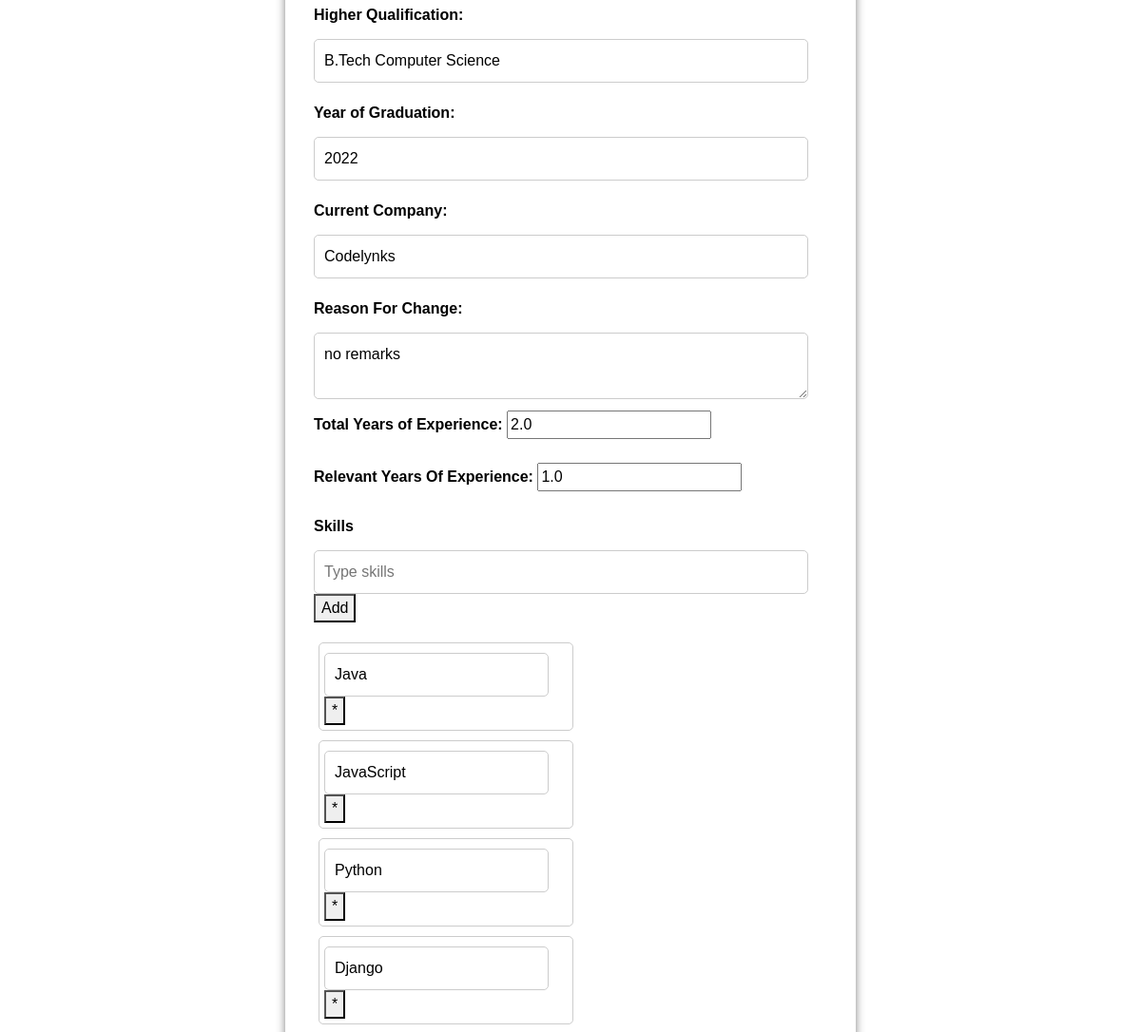
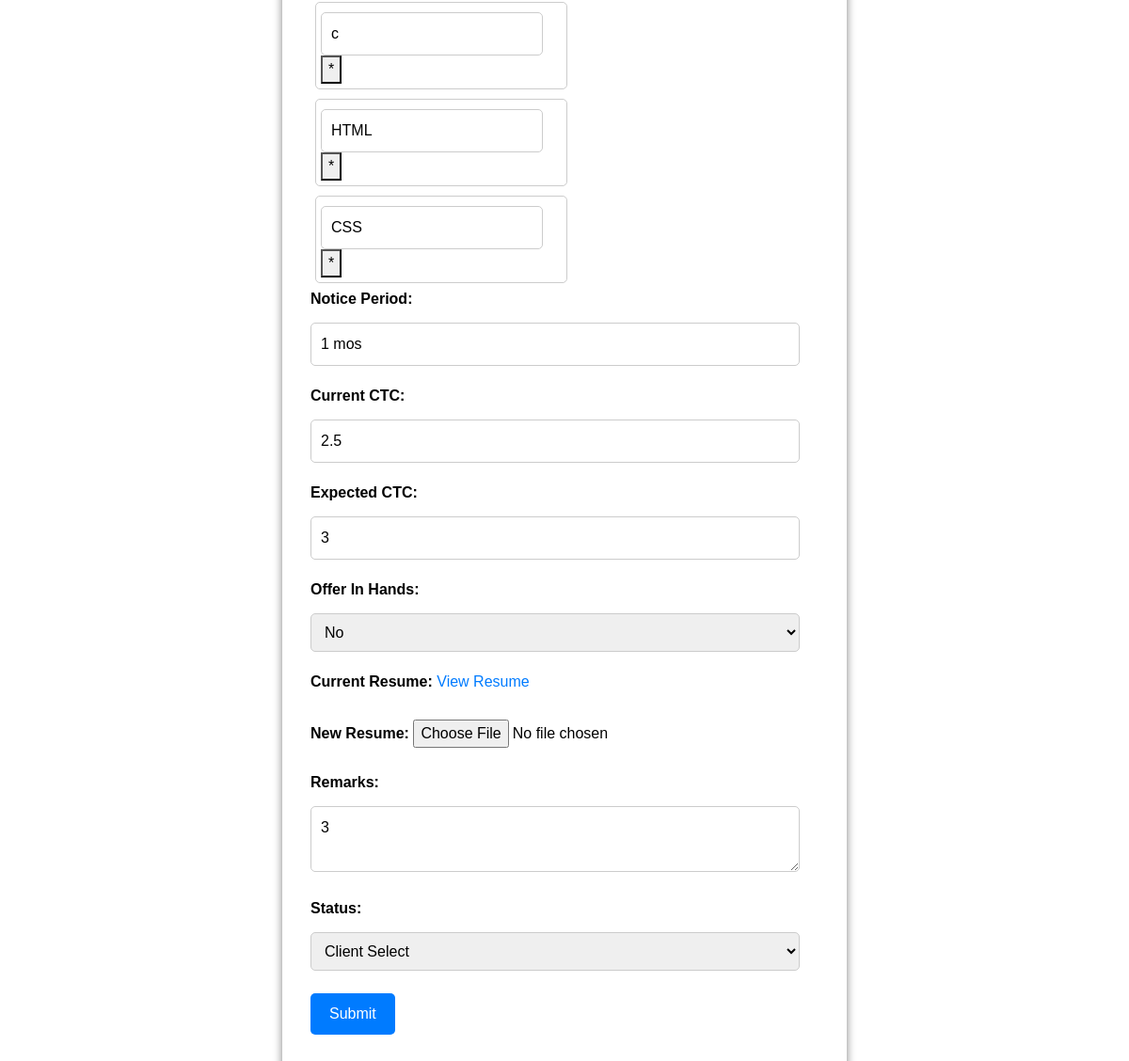
/update/5/ (signed in, lower part), run on an earlier commit of the app's database (2 pictures, top to bottom).
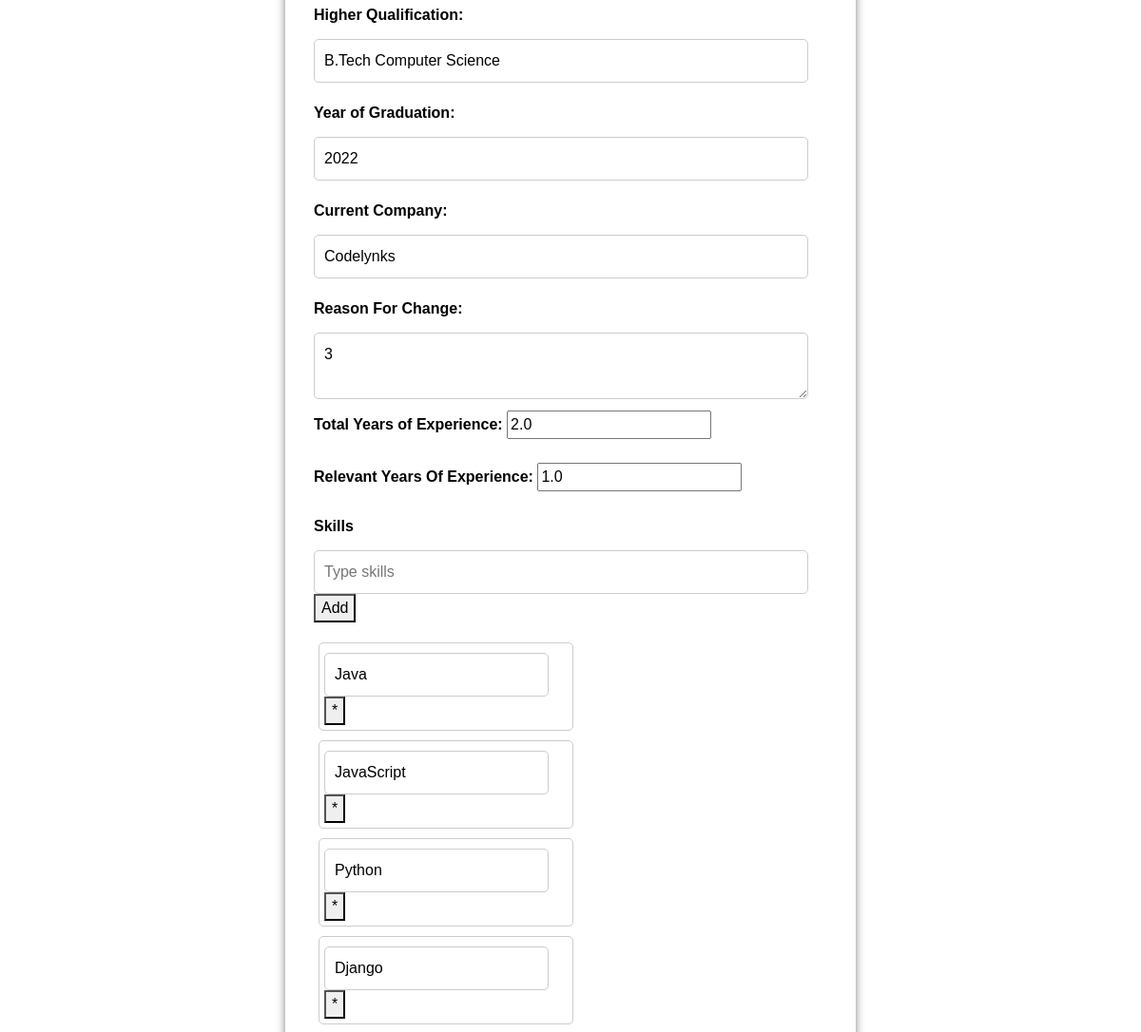
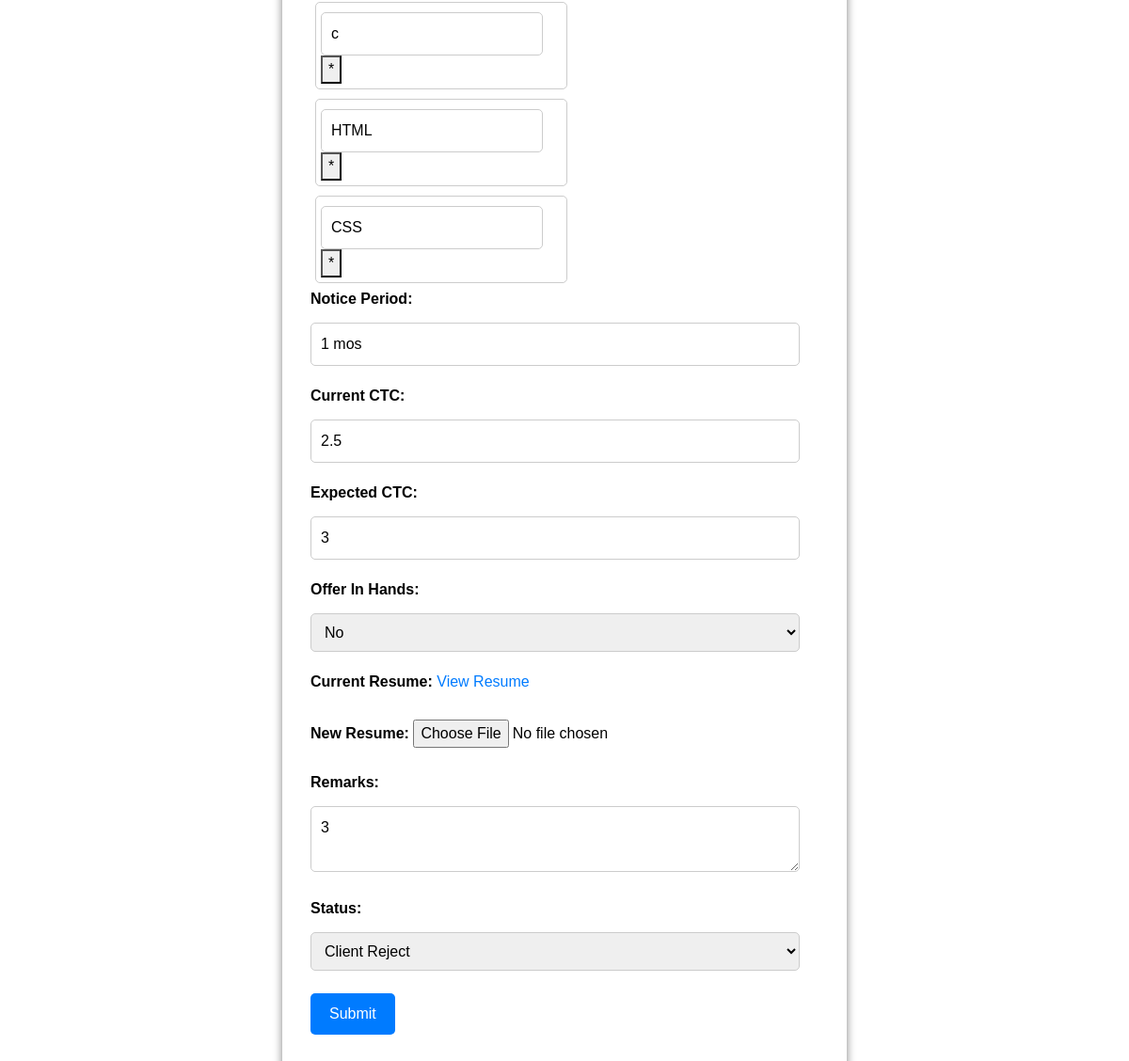
And on a later commit of the database (2 pictures, top to bottom).
### candidate_app/models.py (models this page shows, shortened)
class Candidate(models.Model):
    user = models.ForeignKey(CustomUser, on_delete=models.CASCADE)
    email = models.EmailField(unique=True)
    phone = models.CharField(max_length=15)
    client_name = models.CharField(max_length=15)
    first_name = models.CharField(max_length=150, null=True)
    last_name = models.CharField(max_length=150)
    mode_of_work = models.CharField(max_length=150, default='full_time',null=True)
    gender = models.CharField(max_length=50, default='unknown', null=True,blank=True)
    college = models.CharField(max_length=50, null=True,blank=True)
    graduation_year= models.CharField(max_length=50, null=True,blank=True)
    qualification = models.TextField(null=True,blank=True)
    skills = models.ManyToManyField(Skill)
    experience = models.FloatField(null=True, blank=True)
    relevent_experience = models.FloatField(null=True, blank=True)
    designation = models.CharField(max_length=50, null=True,blank=True)
    expected_ctc = models.CharField(max_length=50, null=True,blank=True)
    current_ctc = models.CharField(max_length=50, null=True,blank=True)
    offer_in_hands = models.CharField(max_length=50,default=None, null=True,blank=True)
    offer_details= models.CharField(max_length=50,default=None, null=True,blank=True)     ###  hidden box
    notice_period = models.CharField(max_length=50, null=True,blank=True)
    current_company = models.CharField(max_length=100, null=True,blank=True)
    reason_for_change = models.CharField(max_length=2000, null=True,blank=True)          ###  hidden
    location = models.CharField(max_length=50, null=True,blank=True)
    resume = models.FileField(upload_to='resume/',max_length=200,blank=True,null=True)
    remarks = models.TextField(null=True,blank=True)
    updated_by = models.CharField(max_length=50, null=True,blank=True)
    updated_on = models.DateTimeField(auto_now=True, null=True)
    screening_time = models.CharField(max_length=100, null=True,blank=True)
    recruiter = models.CharField(max_length=50, null=True,blank=True)
    status = models.CharField(max_length=100, null=True,blank=True)
    rejection_reason = models.CharField(max_length=100, null=True,blank=True)         ### hidden
    additional_status = models.CharField(max_length=100, null=True,blank=True)
    rejection_reason_for_r1_r4 = models.CharField(max_length=100, null=True,blank=True)        ## hidden
    offer = models.CharField(max_length=100, null=True,blank=True)
    offer_reject_reason = models.CharField(max_length=100, null=True,blank=True)
    class Meta:
        ordering = ["-updated_on"]

### candidate_app/views.py (the view, shortened to what this page needs)
# urls.py: path('update/<int:pk>/',Updatecandidate.as_view(),name='update') ,  ## update a candidate
class Updatecandidate(UpdateView):
    model = Candidate
    success_url = reverse_lazy('list')
    template_name = 'update_candidate.html'
    def get(self, request, pk):
        candidate = get_object_or_404(Candidate, pk=pk, user=request.user)
        return render(request, self.template_name, {'candidate': candidate})

### templates/update_candidate.html (shortened to what the changed rows need)
{% load static %}
<!DOCTYPE html>
<html lang="en">
<head>
  <link rel="stylesheet" href="https://stackpath.bootstrapcdn.com/bootstrap/4.5.2/css/bootstrap.min.css">
  <link rel="stylesheet" href="https://cdnjs.cloudflare.com/ajax/libs/font-awesome/6.0.0/css/all.min.css">
  <link rel="stylesheet" href="{% static 'css/candidate.css' %}" />
<link rel="stylesheet" href="https://cdn.jsdelivr.net/npm/bootstrap-icons@1.11.1/font/bootstrap-icons.css">
</head>
<body>
  <br><br>
  <br><br>
  <br><br>
  <div class="container">
    <div class="transparent-form">
      <form method="post" action="{% url 'update' candidate.pk %}" id="submission-form" enctype="multipart/form-data">
        <div class="form-group">
          <label for="qualification">Higher Qualification:</label>
          <input value="{{candidate.qualification}}" type="text" id="qualification" name="qualification">
        </div>
        <div class="form-group">
          <label for="graduation-year">Year of Graduation:</label>
          <input value="{{candidate.graduation_year}}" type="text" id="graduation-year" name="graduation_year">
        </div>
        <div class="form-group">
          <label for="current-company">Current Company:</label>
          <input value="{{candidate.current_company}}" type="text" id="current-company" name="current_company">
        </div>
        <div class="form-group">
          <label for="remarks">Reason For Change:</label>
          <textarea id="remarks" name="remarks">{{ candidate.remarks }}</textarea>
        <div class="form-group">
          <label for="experience">Total Years of Experience:</label>
          <input value="{{candidate.experience}}" type="number" id="experience" name="experience">
        </div>
        <div class="form-group">
          <label for="relevant-experience">Relevant Years Of Experience:</label>
          <input value="{{candidate.relevent_experience}}" type="number" id="relevant-experience" name="relevent_experience">
        </div>
        <label for="skillsInput">Skills</label>
        <input type="text" id="skillsInput" placeholder="Type skills" oninput="filterSkills()">
        <button type="button" onclick="addManuallyTypedSkill(event)">Add</button>
        <div id="selectedSkills" class="skill-container">
            {% for skill in candidate.skills.all %}
            <div class="skill-item">
            </div>
            {% endfor %}
        </div>
        <div class="form-group">
          <label for="notice-period">Notice Period:</label>
          <input value="{{candidate.notice_period}}" type="text" id="notice-period" name="notice_period">
        </div>
        <div class="form-group">
          <label for="current-ctc">Current CTC:</label>
          <input value="{{candidate.current_ctc}}" type="text" id="current-ctc" name="current_ctcs">
        </div>
        <div class="form-group">
          <label for="expected-ctc">Expected CTC:</label>
          <input value="{{candidate.expected_ctc}}" type="text" id="expected-ctc" name="expected_ctc">
        </div>
        <div class="form-group">
          <label for="offer">Offer In Hands:</label>
          <select id="offer" name="offer_in_hands">
            <option value="no" {% if candidate.offer_in_hands == 'no' %}selected{% endif %}>No</option>
        </select>
        </div>
<div class="form-group">
  <label for="resume">Current Resume:</label>
  {% if candidate.resume %}
      <a href="{{ candidate.resume.url }}" target="_blank">View Resume</a>
  {% else %}
      No resume uploaded.
  {% endif %}
</div>
<div class="form-group">
  <label for="new_resume">New Resume:</label>
  <input type="file" id="new_resume" name="new_resume">
</div>
        <div class="form-group">
          <label for="remarks">Remarks:</label>
          <textarea id="remarks" name="remarks">{{candidate.expected_ctc}}</textarea>
        </div>
        <div class="form-group">
          <label for="status">Status:</label>
          <select id="status" name="status" onchange="showHideClientDetails()">
            <option value="Client Select" {% if candidate.status == 'Client Select' %}selected{% endif %}>Client Select</option>
            <option value="Client Reject" {% if candidate.status == 'Client Reject' %}selected{% endif %}>Client Reject</option>
          </select>
        <br>
<br>
        <button type="submit">Submit</button>
      </form>
    </div>
  </div>
</body>
</html>

What changed in the data, as far as the page shows it:
changed Candidate "B.Tech Computer Science": remarks "no remarks" → "3"; status "Client Select" → "Client Reject"
